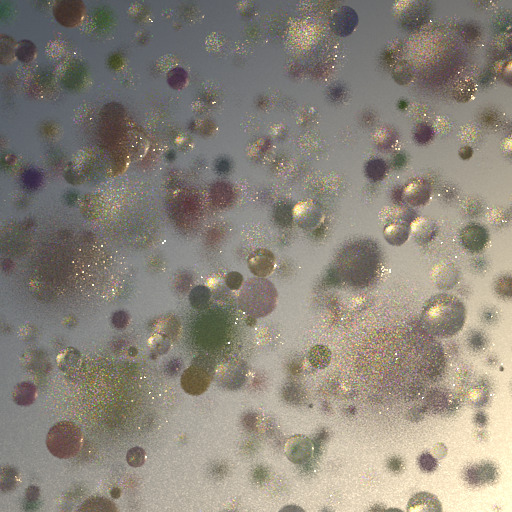
#> input picture 20210901/image/sample.0001.jpg, 512 x 512 px; its folder holds only this picture in this run
$ python image_stacking.py
#> lines starting #> are read from the running program, lines starting #| are printed output that depends on the picture
### 20210901/_utils.py
import matplotlib.pyplot as plt
import matplotlib.gridspec as gridspec
import numpy as np
import cv2

# [86 lines left out: functions summary, histogram, not called in this run]


def panel(images, gspec, **kargs):
	M, N = gspec
	x, y = (1024, 512) if 'dims' not in kargs else kargs['dims']
	dpi = 72 if 'dpi' not in kargs else kargs['dpi']
	texts = [] if 'texts' not in kargs else kargs['texts']
	tx, ty = (10, 10) if 'text_pos' not in kargs else kargs['text_pos']
	tc = 'white' if 'text_color' not in kargs else kargs['text_color']
	ts = 12 if 'text_size' not in kargs else kargs['text_size']
	interval = [0, 255] if 'interval' not in kargs else kargs['interval']
	save_text = "./result/result.jpg" if 'save_text' not in kargs else kargs['save_text']

	fig = plt.figure(figsize=(x/dpi, y/dpi))
	gs = gridspec.GridSpec(N, M)
	gs.update(	left=0, right=1, bottom=0, top=1, wspace=0, hspace=0)
	# images = (images - interval[0])/(interval[1] - interval[0])
	# images[images < 0] = 0
	# images[images > 1] = 1
	for n in range(N):
		for m in range(M):
			ax = plt.subplot(gs[n, m])
			ax.axis('off')
			try:
				image = images[n*M + m]
			except:
				image = images[0]*0

			if image.ndim == 2:
				ax.imshow(image, cmap='gray')
			else:
				ax.imshow(image)

			try:
				text = texts[n*M + m]
			except:
				text = ''
			ax.text(tx, ty, text,
						color=tc, size=ts,
						horizontalalignment='left',
						verticalalignment='top')

	plt.savefig(save_text)
	plt.show()

### 20210901/image_stacking.py
import numpy as np
import scipy.stats as stats
import imageio
import glob
from _utils import panel,histogram


def stackRead(pathname):
    '''
    pathname defined by "glob" pattern.
    i.e.: "directory/sequence_folder/image_*.jpg"
    '''
#> called with pathname = './image/sample.*.jpg'
    SEQ_IMG = glob.glob(pathname)
    n = len(SEQ_IMG)
    print("total num is {}".format(n))
    sample = imageio.imread(SEQ_IMG[0])
#> sample is the input picture: shape (512, 512, 3); mean R, G, B 140.3, 134, 123.4
    # x and y are the dimensions
    # c is the number of channels
    y, x, c = sample.shape  # (512,512,4)
#> y = 512; x = 512; c = 3
    # define stack
    stack = np.zeros((n, y, x, c), dtype=sample.dtype)
    # image stacking
    for FILE in SEQ_IMG:
        index = SEQ_IMG.index(FILE)
        image = imageio.imread(FILE)
        stack[index] = image
    return stack


def blendStack(stack, modo='median', axis=0):
    if modo == 'sum':
        blend = np.sum(stack, axis)
    if modo == 'arithmetic mean':
        blend = np.mean(stack, axis)
    if modo == 'geometric mean':
        blend = stats.gmean(stack, axis)
    if modo == 'harmonic mean':
        blend = stats.hmean(stack, axis)
    if modo == 'median':
        blend = np.median(stack, axis)
    if modo == 'minimum':
        blend = np.amin(stack, axis)
    if modo == 'maximum':
        blend = np.amax(stack, axis)
    if modo == 'curtosis':
        blend = stats.kurtosis(stack, axis)
    if modo == 'variance':
        blend = np.var(stack, axis)
    if modo == 'standard deviation':
        blend = np.std(stack, axis)

    return blend.astype(stack.dtype)


if __name__ == "__main__":
    stack = stackRead('./image/sample.*.jpg')
    # print(len(stack))
    panel(stack , (3, 1),
          interval=[0, 255],
          dims=(1200, 400),
          texts=['{:04}'.format(i + 1) for i in range(10)],
          save_text = "./result/stack.jpg"
          )
#> in panel, `plt.savefig(save_text)`:
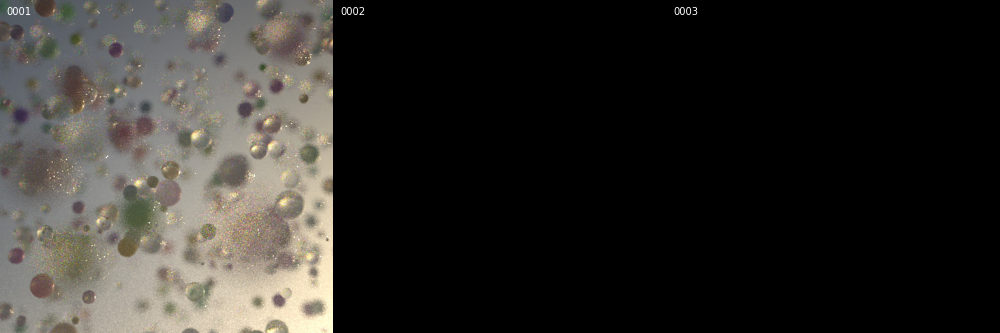
#> figure drawn by matplotlib, 3 panels

    median = blendStack(stack)
    sample_blend = np.array([stack[0] , median ])
    panel(sample_blend, (2, 1),
          interval=[0, 1],
          texts=['sample 0001', 'median'],
          save_text= "./result/median.jpg"
          )
#> call 2 of panel, with images = array of shape (2, 512, 512, 3), gspec = (2, 1)
#> in panel (call 2), `plt.savefig(save_text)`:
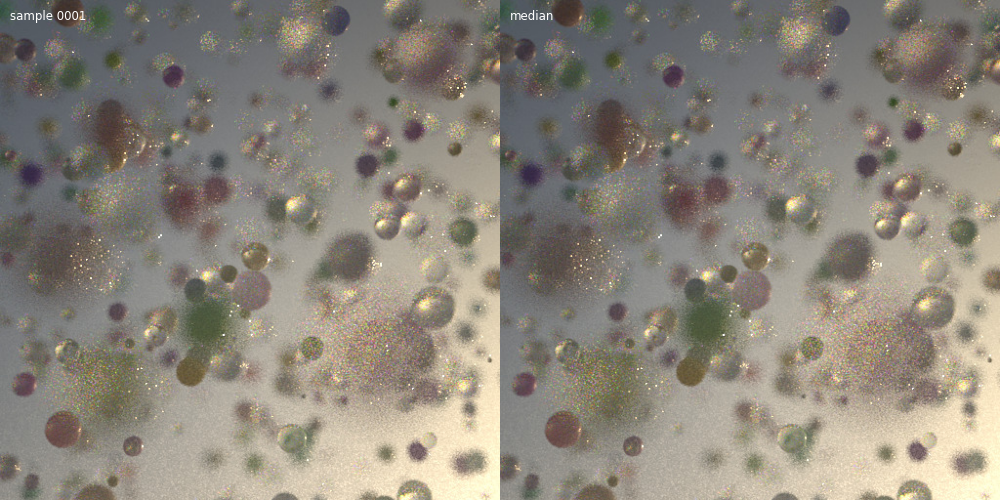
#> figure drawn by matplotlib, 2 panels

    mean_a = blendStack(stack, modo='arithmetic mean')
    mean_g = blendStack(stack, modo='geometric mean')
    mean_h = blendStack(stack, modo='harmonic mean')
    sample_blend = np.array([mean_a, mean_g, mean_h])
    panel(sample_blend, (3, 1),
          dims=(1200, 400),
          interval=[0, 1],
          texts=['arithmetic mean', 'geometric mean', 'harmonic mean'],
          save_text = './result/mean.jpg',
          )
#> call 3 of panel, with images = array of shape (3, 512, 512, 3), gspec = (3, 1)
#> in panel (call 3), `plt.savefig(save_text)`:
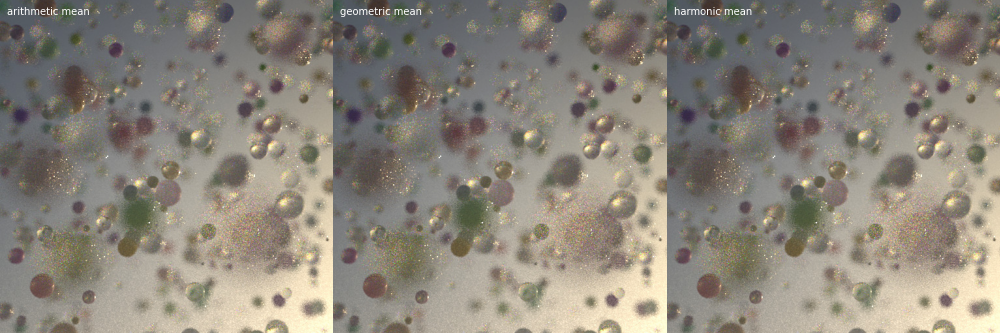
#> figure drawn by matplotlib, 3 panels

    minimum = blendStack(stack , modo='minimum')
    maximum = blendStack(stack , modo='maximum')
    sample_blend = np.array([minimum, maximum])
    panel(sample_blend, (2, 1),
          interval=[0, 1],
          texts=['minimum', 'maximum'],
          save_text= './result/extremes.jpg'
          )

    curtosis = blendStack(stack,modo='variance')
    sample_blend = np.array([stack[0], curtosis])
    panel(sample_blend, (2, 1),
          interval=[0, 1],
          texts=['sample 0001', 'variance'],
          save_text= './result/variance.jpg'
          )
#> in panel (call 5), `plt.savefig(save_text)`:
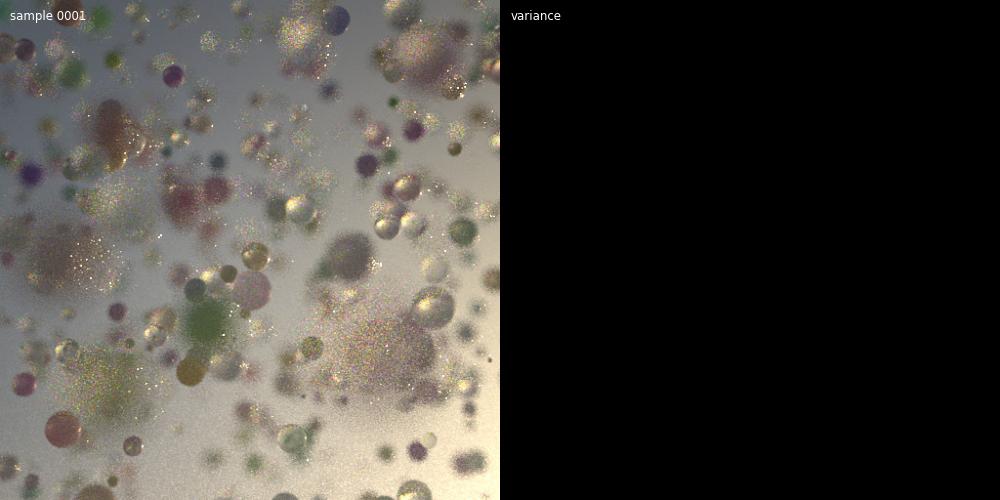
#> figure drawn by matplotlib, 2 panels
